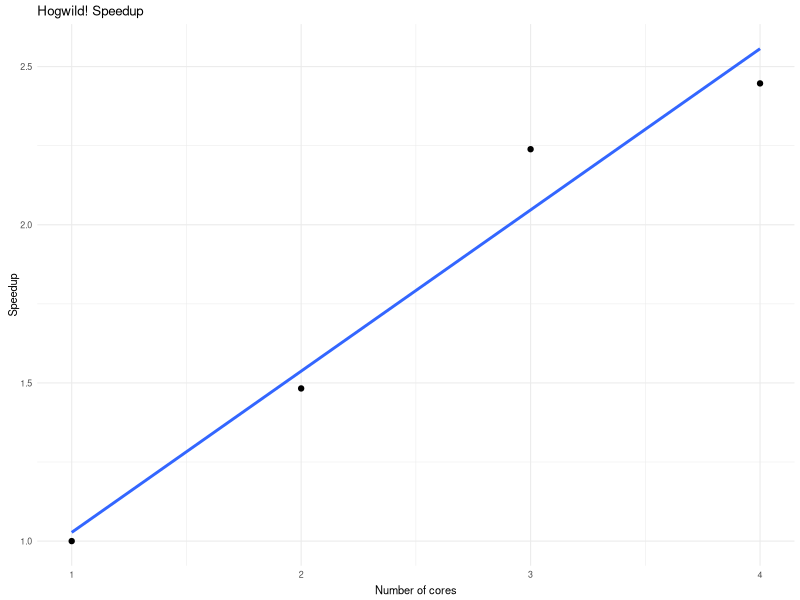
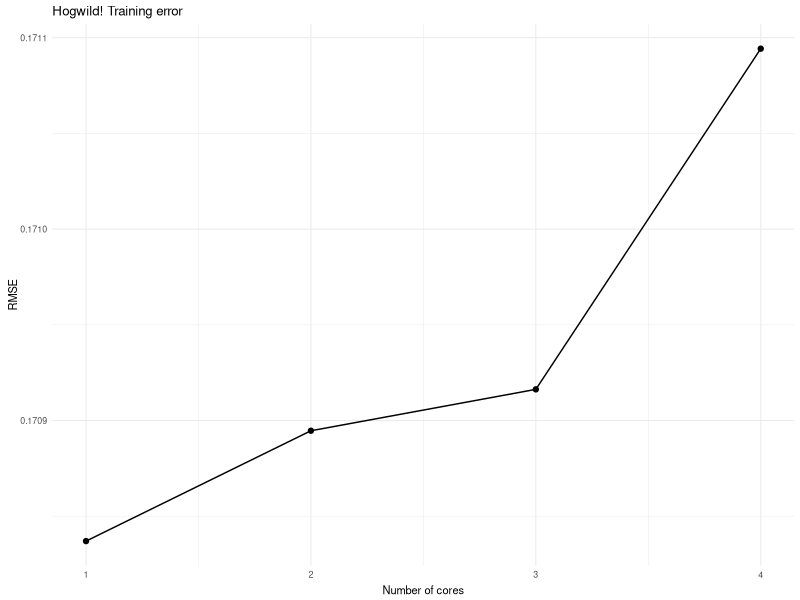

Write R code to recreate these figures, in order.
library(ggplot2)
library(reshape2)

err = c(0.170837,
0.17089466,
0.17091628,
0.17109426)

time=c(5.53, 3.73, 2.47, 2.26)
speedup = time[1] / time

runtime <- data.frame(num_cores=c(1,2,3,4), time=speedup, err=err)
runtime_facet <- melt(data=runtime, id=c("num_cores"))

height <- 2.25

pdf('./speedup.pdf', width=3, height=height)

theme_set(theme_minimal(base_size = 8, base_family = ""))

p <- ggplot(data=runtime_facet[runtime_facet$variable=="time",], aes(x=num_cores, y=value))
p <- p + geom_point()
p <- p + stat_smooth(method=lm, se=FALSE, fullrange=TRUE)
p <- p + xlab('Number of cores')
p <- p + ylab('Speedup')
p <- p + ggtitle('Hogwild! Speedup')
p <- p + theme(axis.title.y = element_text(vjust=0.2))
p <- p + theme(axis.title.x = element_text(vjust=0.1))
p <- p + theme(title = element_text(vjust=0.8))
p <- p + theme(axis.ticks = element_line(0))
print(p)

dev.off()

pdf('./error.pdf', width=3, height=height)

theme_set(theme_minimal(base_size = 8, base_family = ""))

p <- ggplot(data=runtime_facet[runtime_facet$variable=="err",], aes(x=num_cores, y=value))
p <- p + geom_point()
p <- p + geom_line()
p <- p + xlab('Number of cores')
p <- p + ylab('RMSE')
p <- p + ggtitle('Hogwild! Training error')
p <- p + theme(axis.title.y = element_text(vjust=0.2))
p <- p + theme(axis.title.x = element_text(vjust=0.1))
p <- p + theme(title = element_text(vjust=0.8))
p <- p + theme(axis.ticks = element_line(0))
print(p)

dev.off()